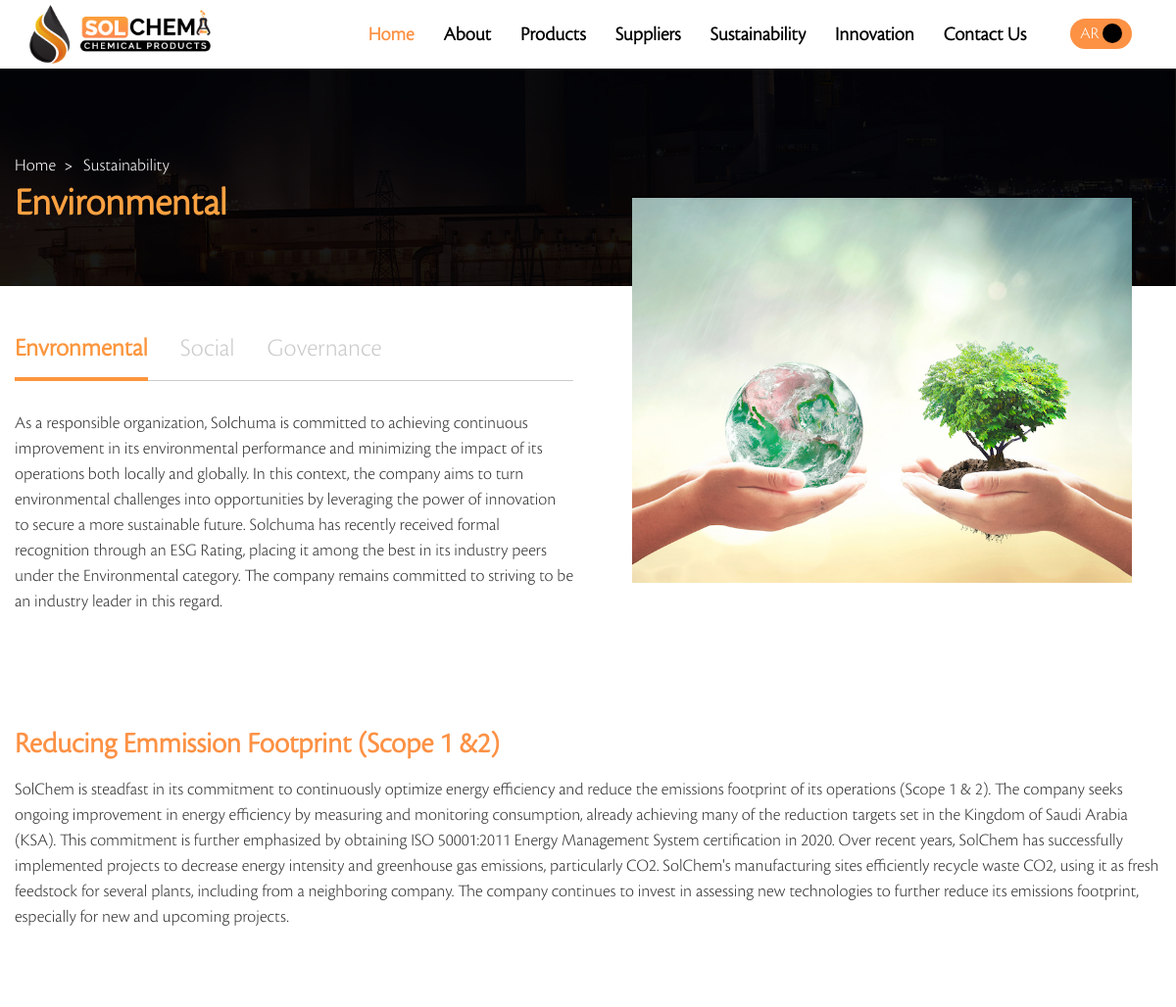
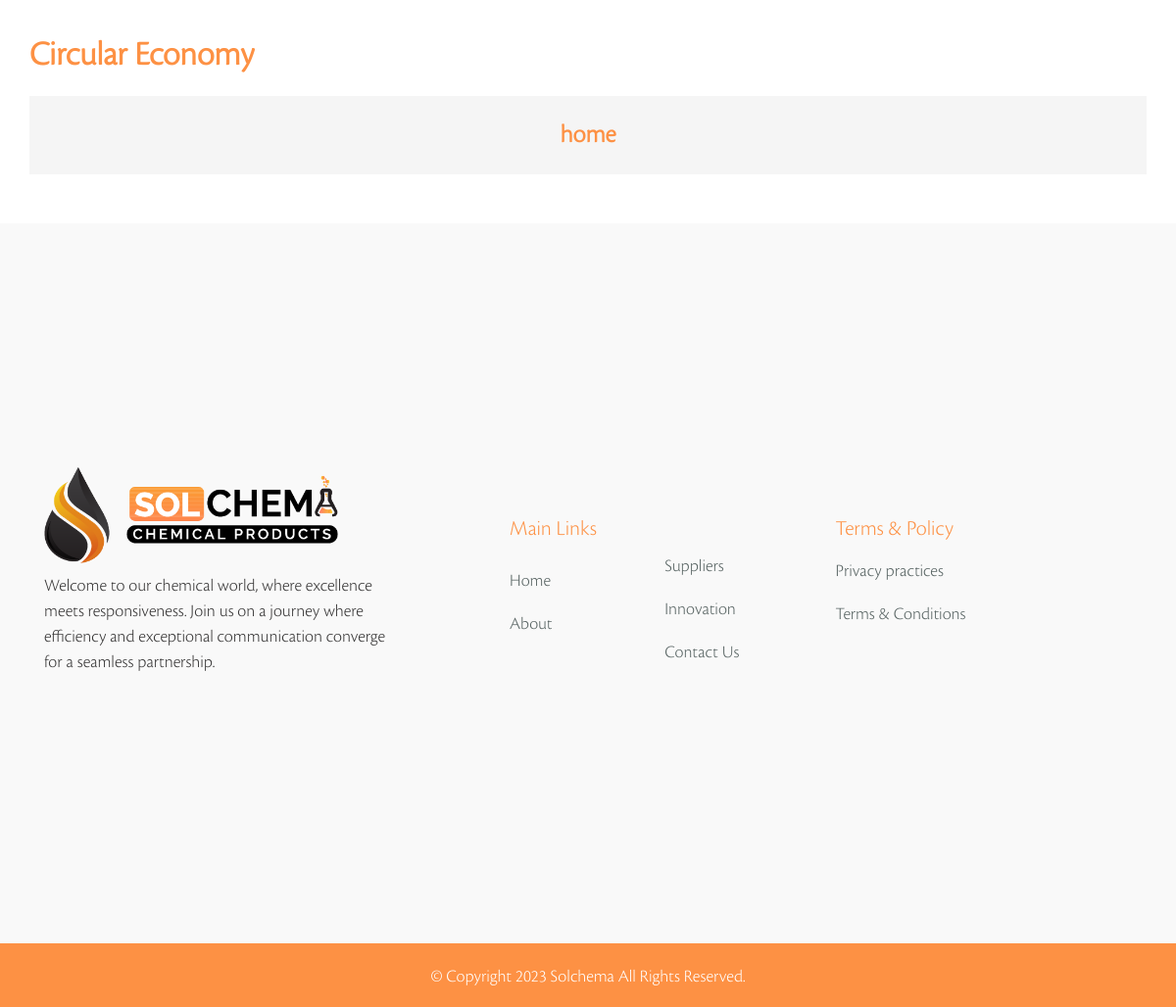
/sustainability/en/esg_environment, run on the app's committed database (2 pictures, top to bottom).
### sustainability/models.py (models this page shows, shortened)
class Envronmental(models.Model):
    section_one = models.ForeignKey(Envronmental_section_one, on_delete=models.CASCADE)
    section_two = models.ForeignKey(Envronmental_section_two, null=True,blank=True, on_delete=models.CASCADE)
    tabs = models.ForeignKey(Tabs, null=True,blank=True, on_delete=models.CASCADE)

class Envronmental_section_one(models.Model):
    image = models.FileField(upload_to='images/')
    description = models.TextField()
    description_ar = models.TextField()

class Envronmental_section_two(models.Model):
    title = models.CharField(max_length=500)
    title_ar = models.CharField(max_length=500)
    description = models.TextField()
    description_ar = models.TextField()

class Tabs(models.Model):
    title=models.CharField(max_length=500)
    title_ar=models.CharField(max_length=500)
    tab = models.ManyToManyField(Tab,null=True,blank=True)

class Tab(models.Model):
    title=models.CharField(max_length=500)
    title_ar=models.CharField(max_length=500)
    description=models.TextField()
    description_ar=models.TextField()

### sustainability/views.py (the view)
# urls.py: path('en/esg_environment', views.esg_environment, name='esg_environment'),
def esg_environment(request):
    envronmental = Envronmental.objects.all()
    context={
        'envronmental':envronmental
        }
    return render(request, 'ESG_Environment.html',context)

### products/context_processors.py (called while the page is built)
def categories(request):
    all_categories = category.objects.all()
    return {'all_categories': all_categories}

### templates/ESG_Environment.html (shortened to what this page needs)
{% extends 'base.html' %}
{% load static %}
{% block body %}
        <section class="page-title" style="background-image:url(images/new/bg1.jpg)">
            <div class="auto-container">
                 <ul class="page-breadcrumb">
                    <li><a href="{% url 'home:home' %}">home</a></li>
                    <li>Sustainability</li>
                </ul>
                <h2>Environmental</h2>
            </div>
        </section>
        <section class="about-section ESGPage">
            <div class="auto-container">
                <div class="row">
                    <div class="content-column col-lg-6 col-md-6 col-sm-12 d-flex align-items-center">
                        <div class="inner-column">
                            <div class="LinksUrlUper">
                                <ul>
                                    <li><a href="{% url 'sustainability:esg_environment' %}" class="active">Envronmental</a></li>
                                    <li><a href="{% url 'sustainability:esg_social' %}" class="">Social</a></li>
                                    <li><a href="{% url 'sustainability:esg_governance' %}" class="">Governance</a></li>
                                </ul>
                            </div>
                            <div class="text-box">
                               <p> {{envronmental.first.section_one.description|safe}} </p>
                            </div>
                        </div>
                    </div>
                    <div class="image-column col-lg-6 col-md-6 col-sm-12">
                        <div class="inner-column">
                            <div class="image-box">
                                <img src="{{envronmental.first.section_one.image.url}}">
                            </div>
                        </div>
                    </div>
                </div>
            </div>
        </section>
        <div class="Reducing">
            <div class="auto-container">
                <div class="ReducingContent">
                    <h2>{{envronmental.first.section_two.title}}</h2>
                    <p>{{envronmental.first.section_two.description|safe}}</p>
                </div>
            </div>
        </div>
        <div class="CircularEconomy">
            <div class="auto-container">
                <h2 class="TitleCircu">{{envronmental.first.tabs.title}}</h2>
                <div class="TapsCircular">
                    <ul class="nav nav-pills nav-justified" role="tablist">
                        {% for tab in envronmental.first.tabs.tab.all %}
                        <li class="nav-item waves-effect waves-light">
                            <a class="nav-link {% if forloop.first %}active-tab{% endif %}" data-bs-toggle="tab" href="#home-{{tab.id}}" role="tab">
                                <span class="">{{tab.title}}</span>
                            </a>
                        </li>
                        {% endfor %}
                    </ul>
                </div>
            </div>
        </div>
{% endblock %}

### data on the page
Envronmental: first.section_one.description "As a responsible organization, Solchuma is committed to achieving continuous improvement in its environmental performance and minimizing the impact of its operations both locally and globally. In this context, the company aims to turn environmental challenges into opportunities by leveraging the power of innovation to secure a more sustainable future. Solchuma has recently received formal recognition through an ESG Rating, placing it among the best in its industry peers under the Environmental category. The company remains committed to striving to be an industry leader in this regard.", first.section_one.image (picture), first.section_two "Reducing Emmission Footprint (Scope 1 &2)", first.section_two.description "SolChem is steadfast in its commitment to continuously optimize energy efficiency and reduce the emissions footprint of its operations (Scope 1 & 2). The company seeks ongoing improvement in energy efficiency by measuring and monitoring consumption, already achieving many of the reduction targets set in the Kingdom of Saudi Arabia (KSA). This commitment is further emphasized by obtaining ISO 50001:2011 Energy Management System certification in 2020. Over recent years, SolChem has successfully implemented projects to decrease energy intensity and greenhouse gas emissions, particularly CO2. SolChem's manufacturing sites efficiently recycle waste CO2, using it as fresh feedstock for several…", first.tabs "Circular Economy"
Tab: title "home"
